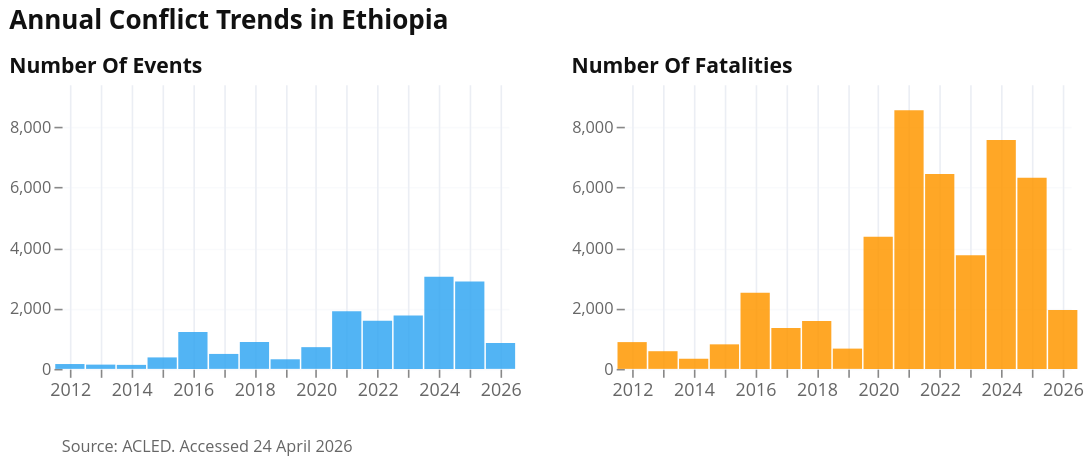

This figure's notebook cell:
### Markdown cell above
### Annual National Conflict Trends

There were a total of 8546 deaths from 1909 events in 2021. This was the highest in the last 10 years in Ethiopia. In 2024, there were 7564 fatalities from 3042 conflict events.

### Code cell
fig = visuals.plot_conflict_trends_altair(
    conflict_yearly_national,
    "Annual Conflict Trends in Ethiopia",
    f"Source: ACLED. Accessed {extracted_date_formatted}",
    subtitle="",
    measures=["nrEvents", "nrFatalities"],
    plot_type="bar",
    width=275,
    height=175,
    bar_width_ratio=0.65,
    show_labels=False  # Add this to show labels
)

fig.show()

### Figure 1 — Vega-Lite specification as saved in the notebook (floating-point values rounded to 4 significant figures)
{"config": {"font": "Open Sans", "title": {"font": "Open Sans", "color": "#111111", "subtitleColor": "#666666"}, "axis": {"labelFont": "Open Sans", "titleFont": "Open Sans", "domainWidth": 0, "gridColor": "#EBEEF4", "labelColor": "#666666", "titleColor": "#111111"}, "legend": {"labelFont": "Open Sans", "titleFont": "Open Sans"}, "header": {"labelFont": "Open Sans", "titleFont": "Open Sans"}, "mark": {"font": "Open Sans"}, "text": {"font": "Open Sans"}, "view": {"strokeWidth": 0}}, "vconcat": [{"hconcat": [{"data": {"name": "data-9766d8d72bc9145ced787d105dd9d2a7"}, "mark": {"type": "bar", "opacity": 0.85, "width": {"band": 0.65}}, "encoding": {"color": {"value": "#34A7F2"}, "x": {"axis": {"format": "%Y", "labelAngle": 0, "labelFontSize": 11, "labelFontWeight": "normal", "tickCount": {"interval": "year", "step": 1}, "title": null}, "field": "event_date", "scale": {"domain": ["2012-01-01T00:00:00", "2026-01-01T00:00:00"]}, "type": "temporal"}, "y": {"axis": {"grid": true, "gridOpacity": 0.3, "labelFontSize": 10, "title": null, "titleFontSize": 11}, "field": "nrEvents", "scale": {"domain": [0, 9401.0], "zero": true}, "type": "quantitative"}}, "height": 175, "title": {"text": "Number Of Events", "align": "left", "anchor": "start", "fontSize": 13, "fontWeight": "bold"}, "width": 275}, {"data": {"name": "data-49d89f48e14eac557bd683fc133962c0"}, "mark": {"type": "bar", "opacity": 0.85, "width": {"band": 0.65}}, "encoding": {"color": {"value": "#FF9800"}, "x": {"axis": {"format": "%Y", "labelAngle": 0, "labelFontSize": 11, "labelFontWeight": "normal", "tickCount": {"interval": "year", "step": 1}, "title": null}, "field": "event_date", "scale": {"domain": ["2012-01-01T00:00:00", "2026-01-01T00:00:00"]}, "type": "temporal"}, "y": {"axis": {"grid": true, "gridOpacity": 0.3, "labelFontSize": 10, "title": null, "titleFontSize": 11}, "field": "nrFatalities", "scale": {"domain": [0, 9401.0], "zero": true}, "type": "quantitative"}}, "height": 175, "title": {"text": "Number Of Fatalities", "align": "left", "anchor": "start", "fontSize": 13, "fontWeight": "bold"}, "width": 275}], "spacing": 30, "title": {"text": ["Annual Conflict Trends in Ethiopia"], "align": "left", "anchor": "start", "dy": -10, "fontSize": 16, "fontWeight": "bold", "subtitleFontSize": 12, "subtitleFontWeight": "normal"}}, {"data": {"name": "empty"}, "mark": {"type": "text", "align": "left", "baseline": "top", "color": "#666666", "dx": -290.0, "dy": 10, "fontSize": 10, "fontWeight": "normal"}, "encoding": {"text": {"value": "Source: ACLED. Accessed 24 April 2026"}}, "height": 20, "width": 580}], "spacing": 5, "$schema": "https://vega.github.io/schema/vega-lite/v6.1.0.json", "datasets": {"data-9766d8d72bc9145ced787d105dd9d2a7": [{"event_date": "2012-01-01T00:00:00", "nrEvents": 160}, {"event_date": "2013-01-01T00:00:00", "nrEvents": 141}, {"event_date": "2014-01-01T00:00:00", "nrEvents": 132}, {"event_date": "2015-01-01T00:00:00", "nrEvents": 379}, {"event_date": "2016-01-01T00:00:00", "nrEvents": 1218}, {"event_date": "2017-01-01T00:00:00", "nrEvents": 494}, {"event_date": "2018-01-01T00:00:00", "nrEvents": 889}, {"event_date": "2019-01-01T00:00:00", "nrEvents": 317}, {"event_date": "2020-01-01T00:00:00", "nrEvents": 718}, {"event_date": "2021-01-01T00:00:00", "nrEvents": 1909}, {"event_date": "2022-01-01T00:00:00", "nrEvents": 1589}, {"event_date": "2023-01-01T00:00:00", "nrEvents": 1767}, {"event_date": "2024-01-01T00:00:00", "nrEvents": 3042}, {"event_date": "2025-01-01T00:00:00", "nrEvents": 2885}, {"event_date": "2026-01-01T00:00:00", "nrEvents": 855}], "data-49d89f48e14eac557bd683fc133962c0": [{"event_date": "2012-01-01T00:00:00", "nrFatalities": 885}, {"event_date": "2013-01-01T00:00:00", "nrFatalities": 584}, {"event_date": "2014-01-01T00:00:00", "nrFatalities": 335}, {"event_date": "2015-01-01T00:00:00", "nrFatalities": 811}, {"event_date": "2016-01-01T00:00:00", "nrFatalities": 2515}, {"event_date": "2017-01-01T00:00:00", "nrFatalities": 1355}, {"event_date": "2018-01-01T00:00:00", "nrFatalities": 1579}, {"event_date": "2019-01-01T00:00:00", "nrFatalities": 670}, {"event_date": "2020-01-01T00:00:00", "nrFatalities": 4364}, {"event_date": "2021-01-01T00:00:00", "nrFatalities": 8546}, {"event_date": "2022-01-01T00:00:00", "nrFatalities": 6440}, {"event_date": "2023-01-01T00:00:00", "nrFatalities": 3753}, {"event_date": "2024-01-01T00:00:00", "nrFatalities": 7564}, {"event_date": "2025-01-01T00:00:00", "nrFatalities": 6321}, {"event_date": "2026-01-01T00:00:00", "nrFatalities": 1948}], "empty": [{}]}}
